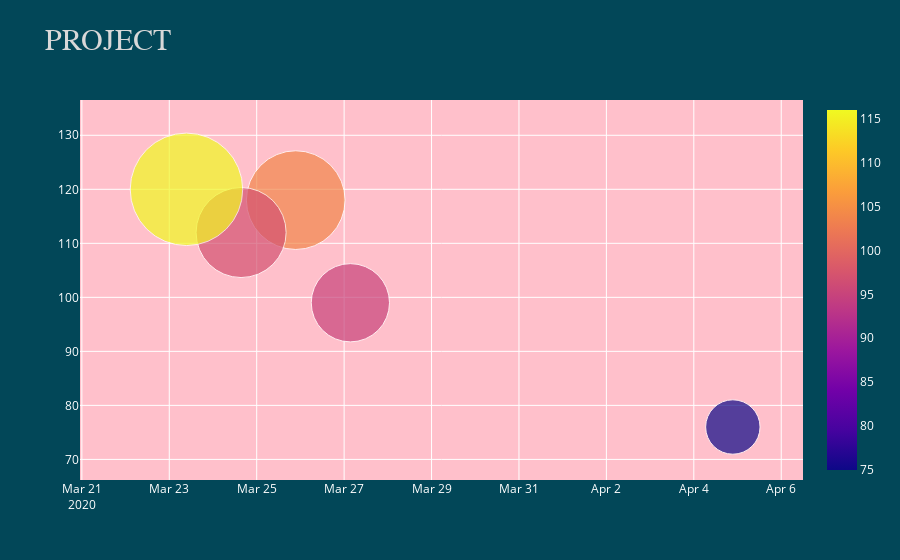

Notebook code cell kept with this figure:
### Markdown cell above
<font size = 3> On va donc entrer dans une deuxième partie du code de mon graphique <b> update_layout</b> <br><br>

Commençons par ajouter un titre et définir sa police, sa couleur...  <br> 
Nous pouvons choisir les fonds ici j'ai choisi 2 couleurs : <font color = '#024758'>"darkgreen"</font> et <font color='pink'>rose</font> pour que vous puissiez facilement faire la difference entre le <b>paper_bgcolor</b> et le<b> plot_bgcolor</b>.
    
Comme je vais choisir une couleur de fond foncée je vais passer mes écritures en blanc avec l'argument <b> font_color</b>
    
</font>

### Code cell
fig= go.Figure(
go.Scatter(x=df.timestamp, y=df.emissions, mode='markers', 
               #taille des markers
               marker_size=df.duration, marker_sizeref=2.*max(df.duration)/(15**2), marker_sizemin=10, #marker_line=dict(width=2, color='red')
                #couleur des markers
               marker_color=df.energy_consumed, marker_showscale=True,
               #hover 
               text= df.project_name ,
                hovertemplate="<b>%{text}</b><br><br>"+"emissions:%{y} kg eq. CO2<br>"+
               "Energy consumed :%{marker.color} kWh <br>"+ "duration: %{marker.size} min<extra></extra>", #<extra></extra> is used to remove the side box of the hover
))

fig.update_layout(
        #titre
        title_text= "PROJECT ",
        title_font_color= titleColor,
        title_font_family="verdana",
        title_font_size=30,
       
        #corps
        font_color='white',
        paper_bgcolor=darkgreen,
        plot_bgcolor='pink',
        
        )

fig.show()

### Figure 1 — Plotly figure (JSON) as saved in the notebook; plotly's stock layout.template omitted (floating-point values rounded to 4 significant figures)
{"data": [{"hovertemplate": "<b>%{text}</b><br><br>emissions:%{y} kg eq. CO2<br>Energy consumed :%{marker.color} kWh <br>duration: %{marker.size} min<extra></extra>", "marker": {"color": [104, 75, 97, 116, 95], "showscale": true, "size": [695, 383, 634, 792, 551], "sizemin": 10, "sizeref": 7.04}, "mode": "markers", "text": ["project_alpha", "project_beta", "project_delta", "project_gamma", "project_theta"], "type": "scatter", "x": ["2020-03-25T21:26:11", "2020-04-04T21:26:11", "2020-03-24T15:26:11", "2020-03-23T09:26:11", "2020-03-27T03:26:11"], "y": [118, 76, 112, 120, 99]}], "layout": {"font": {"color": "white"}, "paper_bgcolor": "#024758", "plot_bgcolor": "pink", "title": {"font": {"color": "#d8d8d8", "family": "verdana", "size": 30}, "text": "PROJECT "}}}
